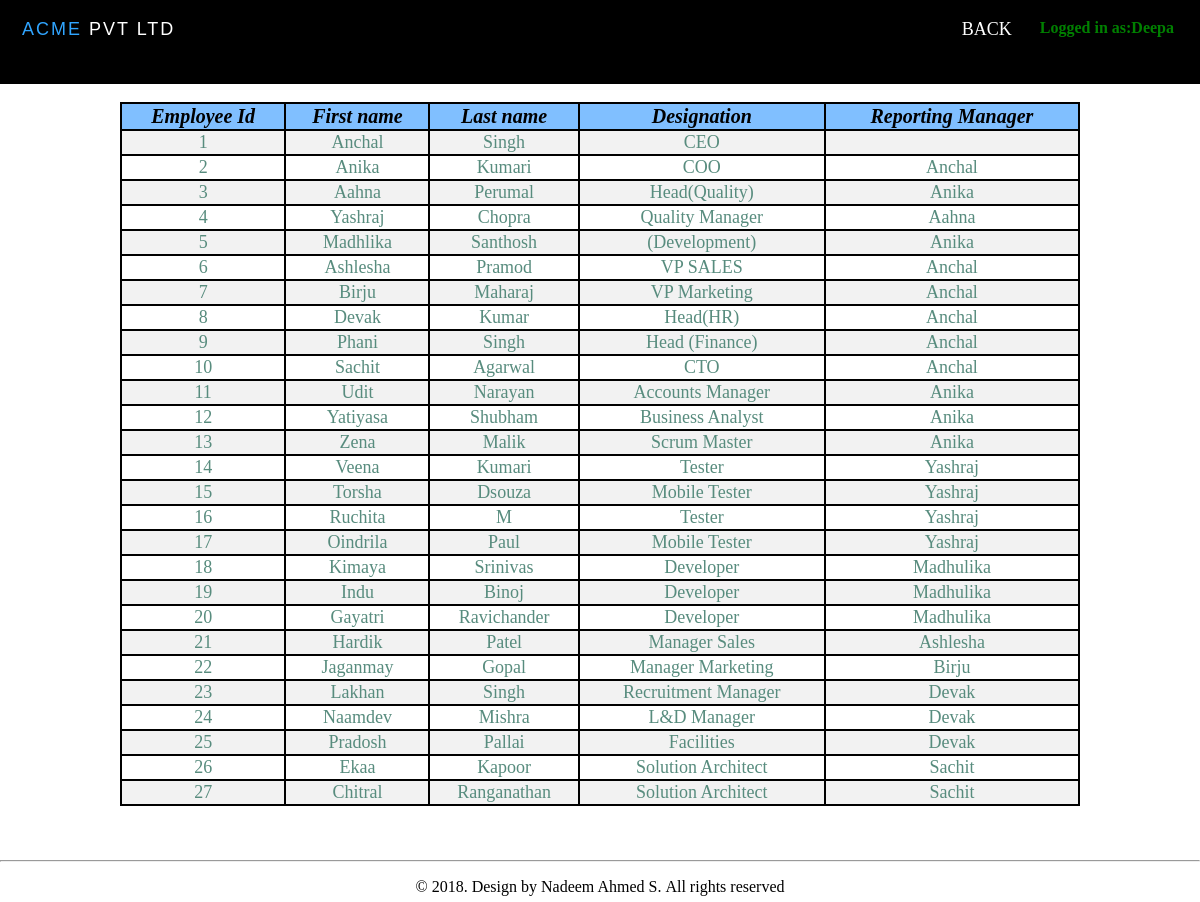
The page /table.php (signed in) on the database its author committed.
### tables this page shows
CREATE TABLE IF NOT EXISTS `users` (
  `user_id` int(11) NOT NULL AUTO_INCREMENT,
  `username` varchar(50) NOT NULL,
  `password` varchar(50) NOT NULL,
  `name` varchar(50) NOT NULL,
  PRIMARY KEY (`user_id`)
);

CREATE TABLE IF NOT EXISTS `emp` (
  `id` int(11) NOT NULL AUTO_INCREMENT,
  `f_name` varchar(200) NOT NULL,
  `l_name` varchar(200) NOT NULL,
  `designation` varchar(200) NOT NULL,
  `manager` varchar(200) NOT NULL,
  `parent` int(11) DEFAULT NULL,
  `combined` varchar(50) DEFAULT NULL,
  PRIMARY KEY (`id`)
);

### include/session.php (called while the page is built, shortened)
<?php
$session_id=$_SESSION['user_id'];
?>

### table.php (the view, shortened to what this page needs)
<?php
include('/include/dbcon.php');
include('/include/session.php');
$result=mysqli_query($con, "select * from users where user_id='$session_id'")or die('Error In Session');
$row=mysqli_fetch_array($result);
?>
<!DOCTYPE html>
<html>
<head>
</head>
<body>
<?php include 'include/header2.php';?>
<br>
<div class="wrapper">
<center>
 <table>
 <tr>
  <th><i>Employee Id</i></th>
  <th><i>First name</i></th>
  <th><i>Last name</i></th>
  <th><i>Designation</i></th>
  <th><i>Reporting Manager</i></th>
 </tr>
 <?php
$conn = mysqli_connect("localhost", "root", "", "hr");
  $sql = "SELECT id,f_name,l_name,designation,manager FROM emp";
  $result = $conn->query($sql);
  if ($result->num_rows > 0) {
   while($row = $result->fetch_assoc()) {
    echo "<tr><td>".$row["id"]."</td><td>".$row["f_name"]."</td><td>".$row["l_name"]."</td><td>".$row["designation"]."</td><td>".$row["manager"]."</td></tr>";
}
echo "</table>";
} else { echo "0 results"; }
?>
</center>
</div>
<div class="push"></div>
  <div class="footer">
<?php include 'include/footer.php';?>
</div>
</body >
</html>

### include/header2.php (shortened to what this page needs)
<html>
<head>
</head>
<body>
	<div class="header">
		<a href="#default" class="navbar-brand"><span>ACME</span>&nbsp;Pvt Ltd</a>
		<div class="header-right">
			<a href="./dashboard.php">BACK</a>
			<div class="dropdown">
				<button class="dropbtn"><strong>Logged in as:<?php echo $row['name'];?></strong></button>
			</div>
		</div>
	</div>
</body>
</html>

### include/footer.php (shortened to what this page needs)
<html>
<head>
</head>
<footer>
	<div class="footer">
		<hr>
		<p>&copy; 2018. Design by Nadeem Ahmed S.&nbsp;All rights reserved</p>
	</div>
</footer>
</html>

### table.php (style rules this page uses)
table { border: 2px solid black; border-collapse: collapse; width:80%; color: #588c7e; font-family: times; font-size: 18px; text-align: center; }
th { border: 2px solid black; text-align: center; background-color: #80bfff; color: black; font-size: 20px; font-strength:bold; }
td { border: 2px solid black; }
tr:nth-child(even) { background-color: #f2f2f2;border: 2px solid black; }
html, body { height: 100%; margin: 0; }
.wrapper { min-height: 100%; margin-bottom: -100px; }
.footer, .push { height: 50px; }

### include/header2.php (style rules this page uses)
.navbar-brand { font-size: 18 px; text-transform: uppercase; font-weight: 500; letter-spacing: 2px; float:left; height:50px; font-family:sans-serif; line-height:10px }
.navbar-brand span { color: #30a5ff; }
.header { overflow: hidden; background-color: black; padding: 5px 10px; width=100%; }
.header a { float: left; color: white; text-align: center; padding: 12px; text-decoration: none; font-size: 18px; line-height: 25px; border-radius: 4px; }
.header-right { float: right; }
.dropdown { float: right; overflow: hidden; }
.dropdown .dropbtn { font-size: 16px; border: none; outline: none; color: green; padding: 14px 16px; background-color: inherit; font-family: inherit; margin: 0; }

### include/footer.php (style rules this page uses)
.footer { position:fixed; left: 0; bottom:0; width: 100%; background-color: transparent; color: black; text-align: center; }

### rows shown on the page
users: name "Deepa"
emp: id "1", f_name "Anchal", l_name "Singh", designation "CEO"
emp: id "2", f_name "Anika", l_name "Kumari", designation "COO", manager "Anchal"
emp: id "3", f_name "Aahna", l_name "Perumal", designation "Head(Quality)", manager "Anika"
emp: id "4", f_name "Yashraj", l_name "Chopra", designation "Quality Manager", manager "Aahna"
emp: id "5", f_name "Madhlika", l_name "Santhosh", designation "(Development)", manager "Anika"
emp: id "6", f_name "Ashlesha", l_name "Pramod", designation "VP SALES", manager "Anchal"
emp: id "7", f_name "Birju", l_name "Maharaj", designation "VP Marketing", manager "Anchal"
emp: id "8", f_name "Devak", l_name "Kumar", designation "Head(HR)", manager "Anchal"
emp: id "9", f_name "Phani", l_name "Singh", designation "Head (Finance)", manager "Anchal"
emp: id "10", f_name "Sachit", l_name "Agarwal", designation "CTO", manager "Anchal"
emp: id "11", f_name "Udit", l_name "Narayan", designation "Accounts Manager", manager "Anika"
emp: id "12", f_name "Yatiyasa", l_name "Shubham", designation "Business Analyst", manager "Anika"
emp: id "13", f_name "Zena", l_name "Malik", designation "Scrum Master", manager "Anika"
emp: id "14", f_name "Veena", l_name "Kumari", designation "Tester", manager "Yashraj"
emp: id "15", f_name "Torsha", l_name "Dsouza", designation "Mobile Tester", manager "Yashraj"
emp: id "16", f_name "Ruchita", l_name "M", designation "Tester", manager "Yashraj"
emp: id "17", f_name "Oindrila", l_name "Paul", designation "Mobile Tester", manager "Yashraj"
emp: id "18", f_name "Kimaya", l_name "Srinivas", designation "Developer", manager "Madhulika"
emp: id "19", f_name "Indu", l_name "Binoj", designation "Developer", manager "Madhulika"
emp: id "20", f_name "Gayatri", l_name "Ravichander", designation "Developer", manager "Madhulika"
emp: id "21", f_name "Hardik", l_name "Patel", designation "Manager Sales", manager "Ashlesha"
emp: id "22", f_name "Jaganmay", l_name "Gopal", designation "Manager Marketing", manager "Birju"
emp: id "23", f_name "Lakhan", l_name "Singh", designation "Recruitment Manager", manager "Devak"
emp: id "24", f_name "Naamdev", l_name "Mishra", designation "L&D Manager", manager "Devak"
emp: id "25", f_name "Pradosh", l_name "Pallai", designation "Facilities", manager "Devak"
emp: id "26", f_name "Ekaa", l_name "Kapoor", designation "Solution Architect", manager "Sachit"
emp: id "27", f_name "Chitral", l_name "Ranganathan", designation "Solution Architect", manager "Sachit"
